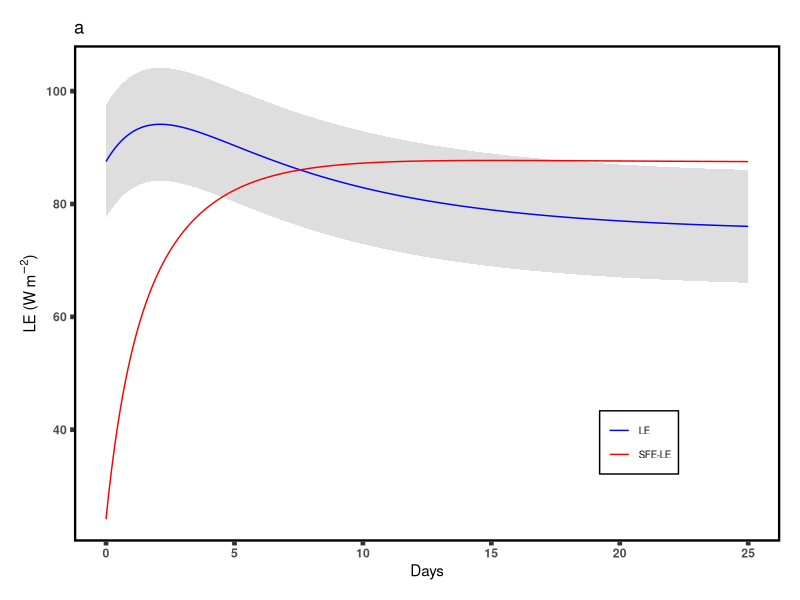
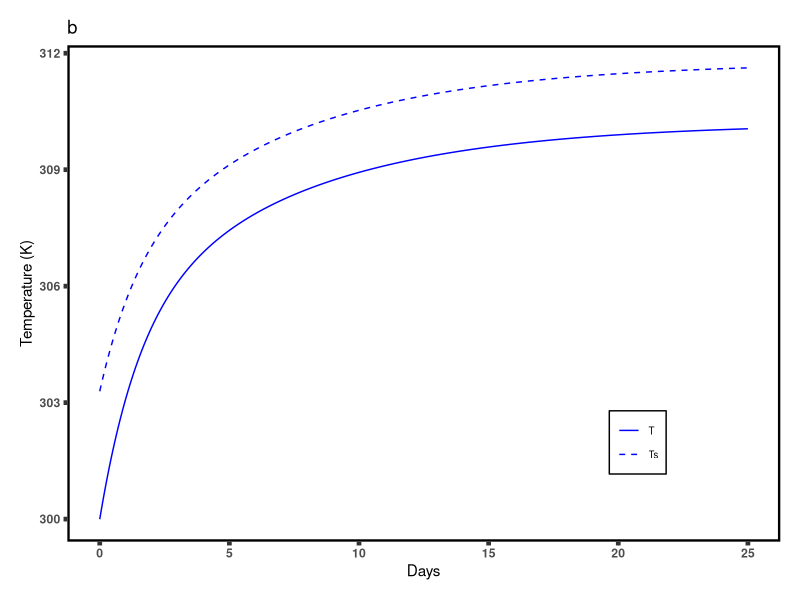
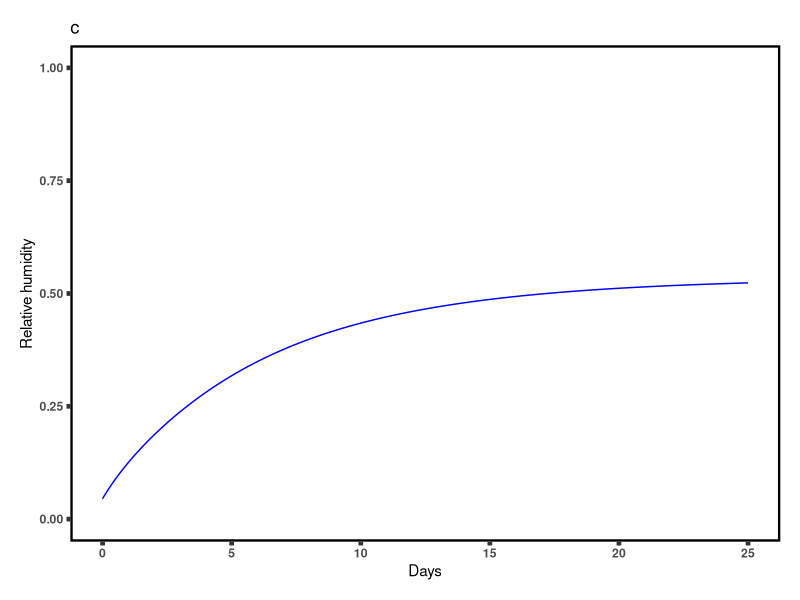
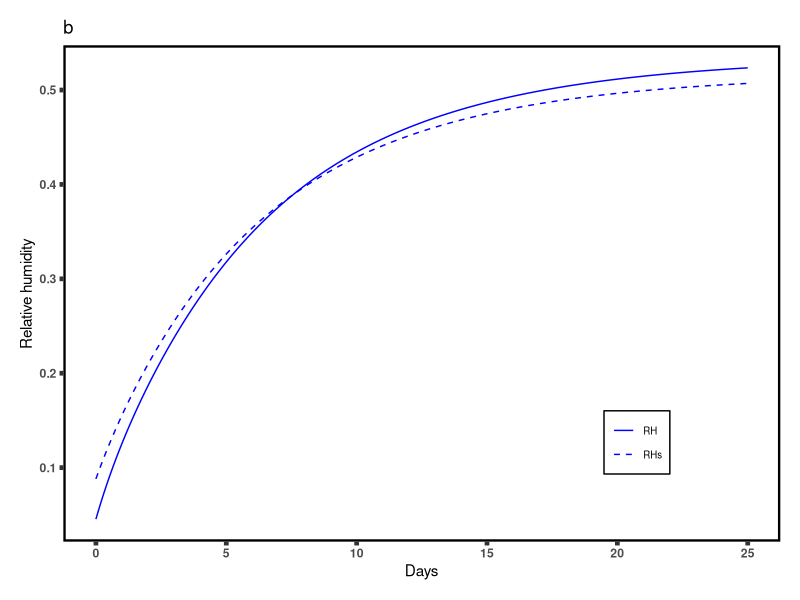
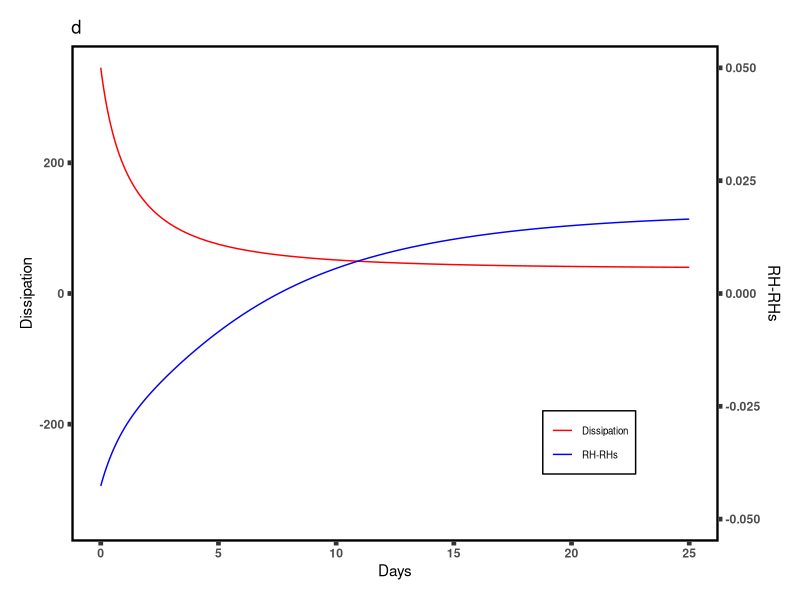
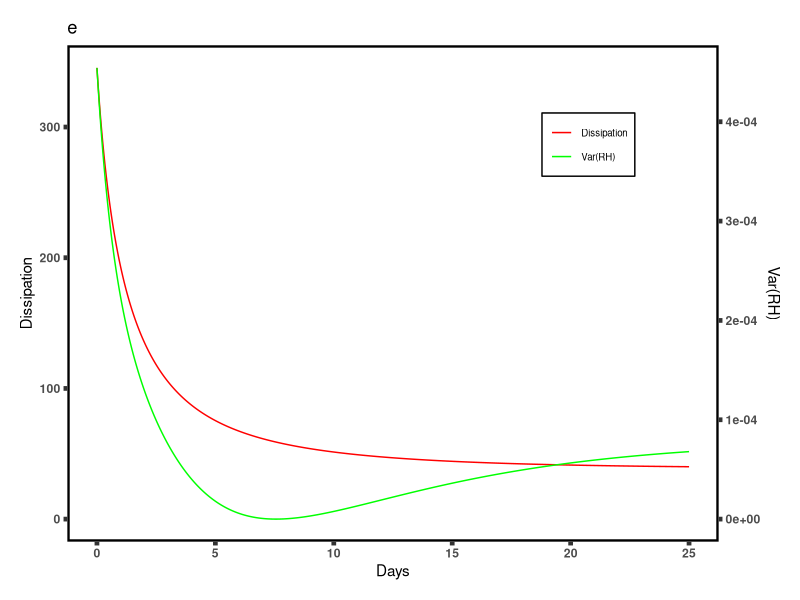
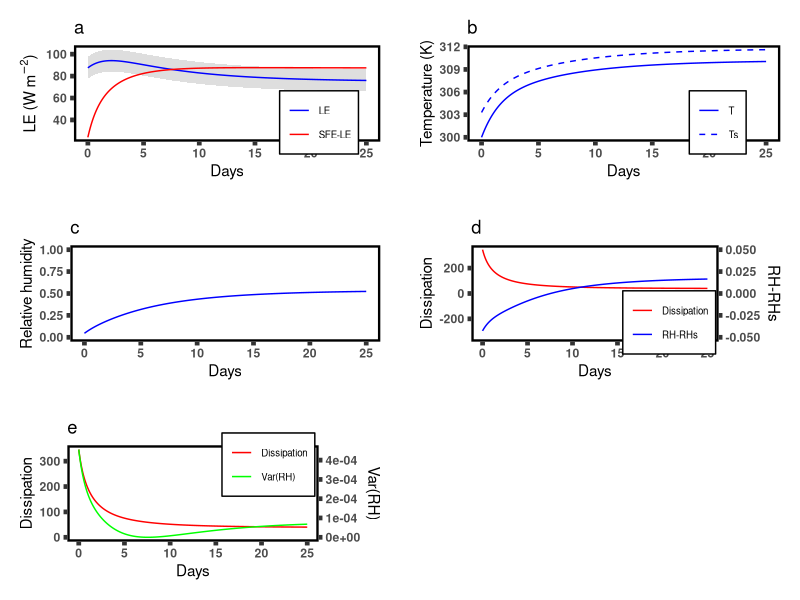

Source code (R) for these figures, in order:
###### The following codes are used to generate Figure 2 in Wang et al. "Towards a unified understanding: the linkage of MaxEnt, ETRHEQ, and SFE Models in estimating evapotranspiration"
###### The codes was developed by Yi Wang.

# Load necessary library
library(deSolve) 
library(ggplot2) 
library(gridExtra)
library(grid)

# Initialize lists for storing variables globally
LE_list <<- list() # latent heat (LE, W/m2)
RH_list <<- list() # relative humidity (RH)
RHs_list <<- list() # surface relative humidity (RHs)
delta_RH_list <<- list() # the difference between RHs and RH
var_RH_list <<-list() # the vertical variance of RH
Ts_list <<- list() # surface temperature (K)
qs_list <<- list() # surface specific humidity (kg/kg)
D_list <<- list() # Dissipation
T_list <<-list() # air temperature in the box (K)
q_list <<-list() # air specific humidity in the box
LE_SFE_list <<-list() # estimated LE based on the SFE model (McColl et al. 2019)

# Define parameters and constants
params <- list(ga = 1/50, gs = 1/900, Tg = 8 + 273.15, kg = 0.3, 
               Fsd = 700, Fld = 300, alpha = 0.5, h = 1000, emi = 0.98, 
               SB = 5.67037442e-8, epsilon = 0.622, cp = 1005, 
               lambda = 2.502e6, gamma <- 1005/2.502e6, g = 9.81, rho = 1.293, 
               dg = 1)

# ga is the aerodynamic conductance (m/s)
# gs is the surface conductance (m/s)
# Tg is the ground heat flux reference temperature (K)
# kg is the ground heat flux conductivity (J·m−1·s−1·K−1)
# Fsd is the downwelling shortwave radiation (W/m2)
# Fld is the downwelling longwave radiation (W/m2)
# alpha is the surface albedo 
# h is the boundary layer height (m)
# emi is the surface emissivity
# SB is the Stefan–Boltzmann constant
# epsilon is the dimensionless ratio of the gas constant for dry air to water vapor
# cp is the specific heat of air at constant pressure (J·kg−1·K−1)
# lambda is the latent heat of vaporization (J·kg−1)
# gamma = cp/lambda
# g is the gravitational acceleration (m·s−2)
# rho is the air density (kg/m3)
# dg is the the depth to a deep soil layer with constant reference temperature (m)


# Define a function to solve for Ts
solve_for_Ts <- function(T, q, params) {
  fn <- function(Ts) {
    Rn <- (1 - params$alpha) * params$Fsd + params$Fld - params$emi * params$SB * Ts^4 #under Eq. 8 in McColl et al. 2019
    G <- params$kg * (Ts - params$Tg) / params$dg #under Eq. 8 in McColl et al. 2019
    H <- params$rho * params$cp * params$ga * (Ts - T) #Eq. 9 in McColl et al. 2019
    
    # Calculate q*_{Ts}
    estar_Ts <- 611.2 * exp(17.67 * (Ts - 273.15) / (Ts - 29.65)) #Eq. 11 in Salvucci and Gentine 2013
    qstar_Ts <- params$epsilon * estar_Ts / (101325 - (1 - params$epsilon) * estar_Ts) #Eq.9 in Salvucci and Gentine 2013
    LE <- params$rho * params$lambda * params$ga * params$gs / (params$ga + params$gs) * (qstar_Ts - q) #Eq. 10 in McColl et al. 2019
    
    Rn - G - H - LE 
  }
  
  # Use a numerical solver to find Ts
  Ts_solution <- uniroot(fn, lower = 273, upper = 350)$root  
  return(Ts_solution)
}

# Define a function to solve for Ts
solve_for_qs <- function(Ts, q, params) {
  estar_Ts <- 611.2 * exp(17.67 * (Ts - 273.15) / (Ts - 29.65)) #Eq. 11 in Salvucci and Gentine 2013
  qstar_Ts <- params$epsilon * estar_Ts / (101325 - (1 - params$epsilon) * estar_Ts) #Eq.9 in Salvucci and Gentine 2013
  
  # Calculate LE using the first LE equation
  LE <- params$rho * params$lambda * params$ga * params$gs / (params$ga + params$gs) * (qstar_Ts - q) #Eq. 10 in McColl et al. 2019
  

  qs <- qstar_Ts - LE / (params$rho * params$lambda * params$gs) #Eq. 10 in McColl et al. 2019
  
  return(qs)
}


# The temperature and moisture budgets for the box model
model <- function(t, state, params) {
  with(as.list(c(state, params)), {
    # Solve for Ts and qs
    Ts <- solve_for_Ts(T, q, params) 
    qs <- solve_for_qs(Ts, q, params) 
    
    # Access the global lists
    globalLE_list <- get("LE_list", envir = .GlobalEnv)
    globalRH_list <- get("RH_list", envir = .GlobalEnv)
    globalRHs_list <- get("RHs_list", envir = .GlobalEnv)
    globaldelta_RH_list <- get("delta_RH_list", envir = .GlobalEnv)
    globalvar_RH_list <- get("var_RH_list", envir = .GlobalEnv)
    globalTs_list <- get("Ts_list", envir = .GlobalEnv)
    globalqs_list <- get("qs_list", envir = .GlobalEnv)
    globalD_list <- get("D_list", envir = .GlobalEnv)
    globalT_list <- get("T_list", envir = .GlobalEnv)
    globalq_list <- get("q_list", envir = .GlobalEnv)
    globalLE_SFE_list <- get("LE_SFE_list", envir = .GlobalEnv)
    
    
    # Define additional parameters
    gr <- h / (10 * 86400)  # Relaxation conductance (h divided by 10 days in seconds)
    Tr <- 10 + 273.15       # Atmospheric cooling relaxation temperature in Kelvin
    qr <- 0.0011574074074074073    # Atmospheric drying relaxation specific humidity in kg/kg
    
    # Calculate Rn (Net Radiation) Ref: McColl et al. 2019
    Rn <- (1 - alpha) * Fsd + Fld - emi * SB * Ts^4 
    
    # Calculate G (Ground Heat Flux) Ref: McColl et al. 2019
    G <- kg * (Ts - Tg) / dg
    
    # Primary calculation of H (Sensible Heat Flux) Eq. 9 in McColl et al. 2019
    H <- rho * cp * ga * (Ts - T)
    
    
    # calculating surface and atmospheric saturated specific humidity
    estar_T <- 611.2 * exp(17.67 * (T - 273.15) / (T - 29.65))
    qstar_T <- params$epsilon * estar_T / (101325 - (1 - params$epsilon) * estar_T)
    estar_Ts <- 611.2 * exp(17.67 * (Ts - 273.15) / (Ts - 29.65))
    qstar_Ts <- params$epsilon * estar_Ts / (101325 - (1 - params$epsilon) * estar_Ts)
   
    
    # Calculate air RH (Relative Humidity)
    RH <- q / qstar_T
    
    # Check for condensation
    if (RH >= 1) {
      # Calculate condensation rate
      condensation_rate <- max(0, q - qstar_T)
      
      # Adjust LE for condensation
      LE <- LE - condensation_rate * params$lambda
      
      # Update dTdt and dqdt for condensation
      dTdt <- dTdt + condensation_rate * params$lambda / (rho * cp)
      dqdt <- dqdt - condensation_rate / (rho * h)
    }
    
    
     # Calculate surface RH
    RHs <- qs / qstar_Ts
   
     # Calculate the vertical difference in RH
    delta_RH <- RH - RHs
    
    # Calculate the vertical variance of RH
    var_RH <- 1/4*(RHs - RH)^2
    
    
    # Calculate the slope of the relation between saturation vapor pressure and temperature
    delta <- (qstar_Ts - qstar_T) / (Ts - T)
    
    
    # Calculate LE (Latent Heat Flux) from the energy balance equation
    LE <- Rn - G - H
   
    # Calculate LE based on the SFE model (Eq. 5 in McColl et al. 2019) 
    LE_SFE <-(RH*delta*lambda/cp/((RH*delta*lambda/cp)+1))*(Rn-G)
    
    # Thermal inertia for G
    Is <- 800
    
    # Thermal inertia for H
    Ia <- rho * cp * sqrt(ga)
    
    # Thermal inertia for LE
    Ie <- delta/gamma*RHs*Ia
    
    # Calculte the dissipation
    D <- 2 * ((G)^2) / Is + 2 * (H^2) / Ia + 2 * (LE^2) / Ie
    
    
    # Store LE and RH in global lists
    globalLE_list[[as.character(t)]] <- LE
    globalRH_list[[as.character(t)]] <- RH
    globalRHs_list[[as.character(t)]] <- RHs
    globaldelta_RH_list[[as.character(t)]] <- delta_RH
    globalvar_RH_list[[as.character(t)]] <- var_RH
    globalTs_list[[as.character(t)]] <- Ts
    globalqs_list[[as.character(t)]] <- qs
    globalD_list[[as.character(t)]] <- D
    globalT_list[[as.character(t)]] <- T
    globalq_list[[as.character(t)]] <- q
    globalLE_SFE_list[[as.character(t)]] <- LE_SFE
    
    assign("LE_list", globalLE_list, envir = .GlobalEnv)
    assign("RH_list", globalRH_list, envir = .GlobalEnv)
    assign("RHs_list", globalRHs_list, envir = .GlobalEnv)
    assign("delta_RH_list", globaldelta_RH_list, envir = .GlobalEnv)
    assign("var_RH_list", globalvar_RH_list, envir = .GlobalEnv)
    assign("Ts_list", globalTs_list, envir = .GlobalEnv)
    assign("qs_list", globalqs_list, envir = .GlobalEnv)
    assign("D_list", globalD_list, envir = .GlobalEnv)
    assign("T_list", globalT_list, envir = .GlobalEnv)
    assign("q_list", globalq_list, envir = .GlobalEnv)
    assign("LE_SFE_list", globalLE_SFE_list, envir = .GlobalEnv)
    
    
      # Differential equations for T and q following McColl et al. (2019)
      dTdt <- H / (rho * cp * h) + gr / h * (Tr - T)
      dqdt <- LE / (rho * lambda * h) + gr / h * (qr - q)
      
      # Differential equations for T and q ignoring the atmospheric cooling and drying terms (optional)
      #dTdt <- H / (rho * cp * h)
      #dqdt <- LE / (rho * lambda * h)
  
    
    
    return(list(c(dTdt, dqdt)))
    
  })
  
  
}


# Initial conditions, now including Ts and qs
initial_state <- c(T = 300, q = 0.001) # Initial Ts and qs need to be set

# Time vector (25 days)
time <- seq(0, 25 * 86400, by = 3600) 

# Initialize global variables for LE and RH
LE <- numeric(length = length(time))
RH <- numeric(length = length(time))
RHs <- numeric(length = length(time))
delta_RH <- numeric(length = length(time))
var_RH <- numeric(length = length(time))
Ts <- numeric(length = length(time))
qs <- numeric(length = length(time))
D <- numeric(length = length(time))
T <- numeric(length = length(time))
q <- numeric(length = length(time))
LE_SFE <- numeric(length = length(time))

names(LE) <- time
names(RH) <- time
names(RHs) <- time
names(delta_RH) <- time
names(var_RH) <- time
names(Ts) <- time
names(qs) <- time
names(D) <- time
names(T) <- time
names(q) <- time
names(LE_SFE) <- time



# Solve the model which will provide T and q at each timestep. Output only stores T and q while the lists stored every variable of interest.
output <- ode(y = initial_state, times = time, func = model, parms = params)

# Processing the output (optional, depending on your analysis needs)
output_df <- as.data.frame(output)


# Combine the lists into a data frame
results_df <- data.frame(
  Time = as.numeric(names(LE_list)),  # assuming the names of the lists are the time values
  LE = unlist(LE_list),
  RH = unlist(RH_list),
  RHs = unlist(RHs_list),
  delta_RH = unlist(delta_RH_list),
  var_RH = unlist(var_RH_list),
  Ts = unlist(Ts_list),
  qs = unlist(qs_list),
  D = unlist(D_list),
  T = unlist(T_list),
  q = unlist(q_list),
  LE_SFE = unlist(LE_SFE_list)
)

results_df$time <- results_df[, "Time"] / 86400  # Convert time from seconds to days


# Plot the LE and the SFE estimated LE (LE-SFE)

plot_LE <- ggplot(data = results_df, aes(x = time)) +
  geom_ribbon(aes(ymin = LE - 10, ymax = LE + 10), fill = "grey", alpha = 0.5) +
  geom_line(aes(y = LE, color = "LE")) +
  geom_line(aes(y = LE_SFE, color = "SFE-LE")) +
  labs(title = 'a', x = 'Days', y = 'LE ('*W~m^-2*')') +
  scale_color_manual(name = "Legend", values = c("LE" = "blue", "SFE-LE" = "red")) +
  theme_bw()+theme(axis.title.y = element_text(face="plain", size=11))+
  theme(
    legend.background = element_rect(linetype="solid",color ="1"),
    legend.text = element_text(size = 7),
    legend.title = element_blank(),
    plot.margin = margin(0.5, 0.5, 0.5, 0.5, "cm"),
    axis.text.x = element_text(face = "bold"),
    axis.text.y = element_text(face = "bold"),
    panel.grid=element_blank(),
    panel.border = element_rect(colour = "black", size=1.6),
    axis.ticks = element_line(size = 1.6),
    legend.position = c(0.8,0.2),
    legend.box = "vertical")

plot_LE

# Plot T and Ts over Time
plot_T_Ts <- ggplot(data = results_df, aes(x = time)) +
  geom_line(aes(y = Ts, linetype = "Ts"), color = 'blue') +
  geom_line(aes(y = T, linetype = "T"), color = 'blue') +
  labs(title = 'b', x = 'Days', y = 'Temperature (K)') +
  scale_linetype_manual(name = "Line Type", values = c( "Ts" = "dashed","T" = "solid")) +
  theme_bw()+theme(axis.title.y = element_text(face="plain", size=11))+
  theme(
    legend.background = element_rect(linetype="solid",color ="1"),
    legend.text = element_text(size = 7),
    legend.title = element_blank(),
    plot.margin = margin(0.5, 0.5, 0.5, 0.5, "cm"),
    axis.text.x = element_text(face = "bold"),
    axis.text.y = element_text(face = "bold"),
    panel.grid=element_blank(),
    panel.border = element_rect(colour = "black", size=1.6),
    axis.ticks = element_line(size = 1.6),
    legend.position = c(0.8,0.2),
    legend.box = "vertical")

plot_T_Ts

# Plot RH change over time
plot_RH <- ggplot(data = results_df, aes(x = time)) +
  geom_line(aes(y = RH), color = 'blue') +
  labs(title = 'c', x = 'Days', y = 'Relative humidity') +
  ylim(0,1)+
  theme_bw()+theme(axis.title.y = element_text(face="plain", size=11))+
  theme(
    legend.background = element_rect(linetype="solid",color ="1"),
    legend.text = element_text(size = 7),
    legend.title = element_blank(),
    plot.margin = margin(0.5, 0.5, 0.5, 0.5, "cm"),
    axis.text.x = element_text(face = "bold"),
    axis.text.y = element_text(face = "bold"),
    panel.grid=element_blank(),
    panel.border = element_rect(colour = "black", size=1.6),
    axis.ticks = element_line(size = 1.6),
    legend.position = "none")

plot_RH

# Plot RH and RHs over Time
plot_RH_RHs <- ggplot(data = results_df, aes(x = time)) +
  geom_line(aes(y = RHs, linetype = "RHs"), color = 'blue') +
  geom_line(aes(y = RH, linetype = "RH"), color = 'blue') +
  labs(title = 'b', x = 'Days', y = 'Relative humidity') +
  scale_linetype_manual(name = "Line Type", values = c( "RHs" = "dashed","RH" = "solid")) +
  theme_bw()+theme(axis.title.y = element_text(face="plain", size=11))+
  theme(
    legend.background = element_rect(linetype="solid",color ="1"),
    legend.text = element_text(size = 7),
    legend.title = element_blank(),
    plot.margin = margin(0.5, 0.5, 0.5, 0.5, "cm"),
    axis.text.x = element_text(face = "bold"),
    axis.text.y = element_text(face = "bold"),
    panel.grid=element_blank(),
    panel.border = element_rect(colour = "black", size=1.6),
    axis.ticks = element_line(size = 1.6),
    legend.position = c(0.8,0.2),
    legend.box = "vertical")

plot_RH_RHs

#plot vertical difference in RH and dissipation with time

scale_factor <- max(results_df$D) / 0.05

plot_delta_RH_D <- ggplot(data = results_df, aes(x = time)) +
  geom_line(aes(y = D, color = "Dissipation")) +
  geom_line(aes(y = delta_RH * scale_factor, color = "RH-RHs")) +
  scale_y_continuous(
    name = "Dissipation",
    limits = c(-0.05 * scale_factor, max(results_df$D)),  # Adjust limits for primary axis
    sec.axis = sec_axis(~ . / scale_factor, name = "RH-RHs")  # Scale secondary axis
  ) +
  scale_color_manual(name = "Legend", values = c("Dissipation" = "red", "RH-RHs" = "blue")) +
  labs(title = 'd',x = 'Days') +
  theme_bw() +
  theme(
    axis.title.y = element_text(face="plain", size=11),
    legend.background = element_rect(linetype="solid", color ="1"),
    legend.text = element_text(size = 7),
    legend.title = element_blank(),
    plot.margin = margin(0.5, 0.5, 0.5, 0.5, "cm"),
    axis.text.x = element_text(face = "bold"),
    axis.text.y = element_text(face = "bold"),
    panel.grid = element_blank(),
    panel.border = element_rect(colour = "black", size=1.6),
    axis.ticks = element_line(size = 1.6),
    legend.position = c(0.8,0.2),
    legend.box = "vertical"
  )
plot_delta_RH_D


#plot vertical variance of RH and dissipation over time
plot_var_RH_D <- ggplot(data = results_df, aes(x = time)) +
  geom_line(aes(y = D, color = "Dissipation")) +
  geom_line(aes(y = (var_RH - min(results_df$var_RH)) / (max(results_df$var_RH) - min(results_df$var_RH)) * max(results_df$D), color = "Var(RH)")) +
  scale_y_continuous(
    name = "Dissipation",
    sec.axis = sec_axis(~ . / max(results_df$D) * (max(results_df$var_RH) - min(results_df$var_RH)) + min(results_df$var_RH), name = "Var(RH)")
  ) +
  scale_color_manual(name = "Legend", values = c("Dissipation" = "red", "Var(RH)" = "green")) +
  labs(title = 'e', x = 'Days') + 
  theme_bw() +
  theme(
    axis.title.y = element_text(face="plain", size=11),
    legend.background = element_rect(linetype="solid", color ="1"),
    legend.text = element_text(size = 7),
    legend.title = element_blank(),
    plot.margin = margin(0.5, 0.5, 0.5, 0.5, "cm"),
    axis.text.x = element_text(face = "bold"),
    axis.text.y = element_text(face = "bold"),
    panel.grid = element_blank(),
    panel.border = element_rect(colour = "black", size=1.6),
    axis.ticks = element_line(size = 1.6),
    legend.position = c(0.8,0.8),
    legend.box = "vertical"
  )
plot_var_RH_D


#Output the graphs
model_simulation <- grid.arrange(plot_LE,plot_T_Ts,plot_RH,plot_delta_RH_D,plot_var_RH_D ,nrow=3)
ggsave("Figure 2 .png", plot=model_simulation, dpi =800, width =10 , height = 10)
